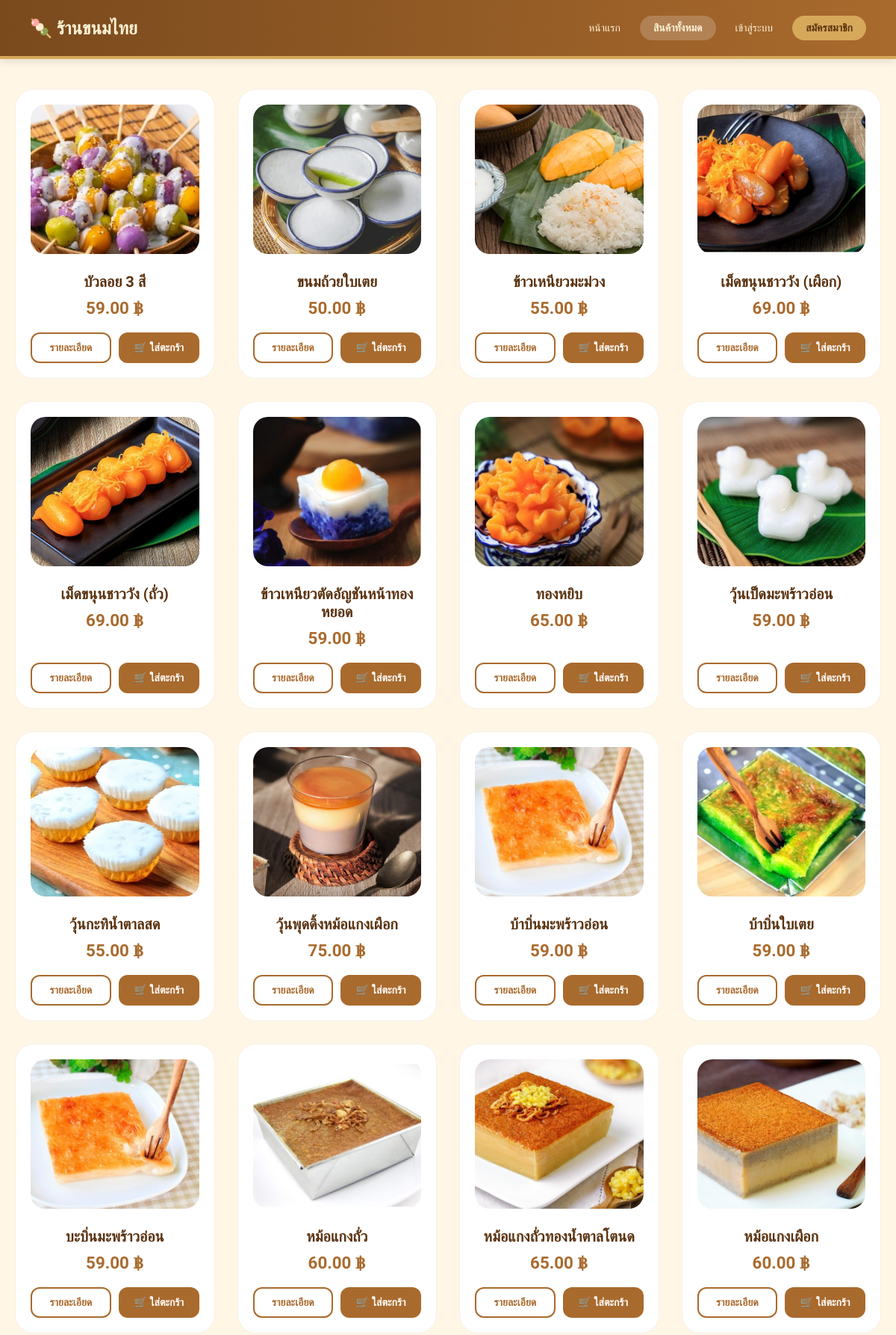
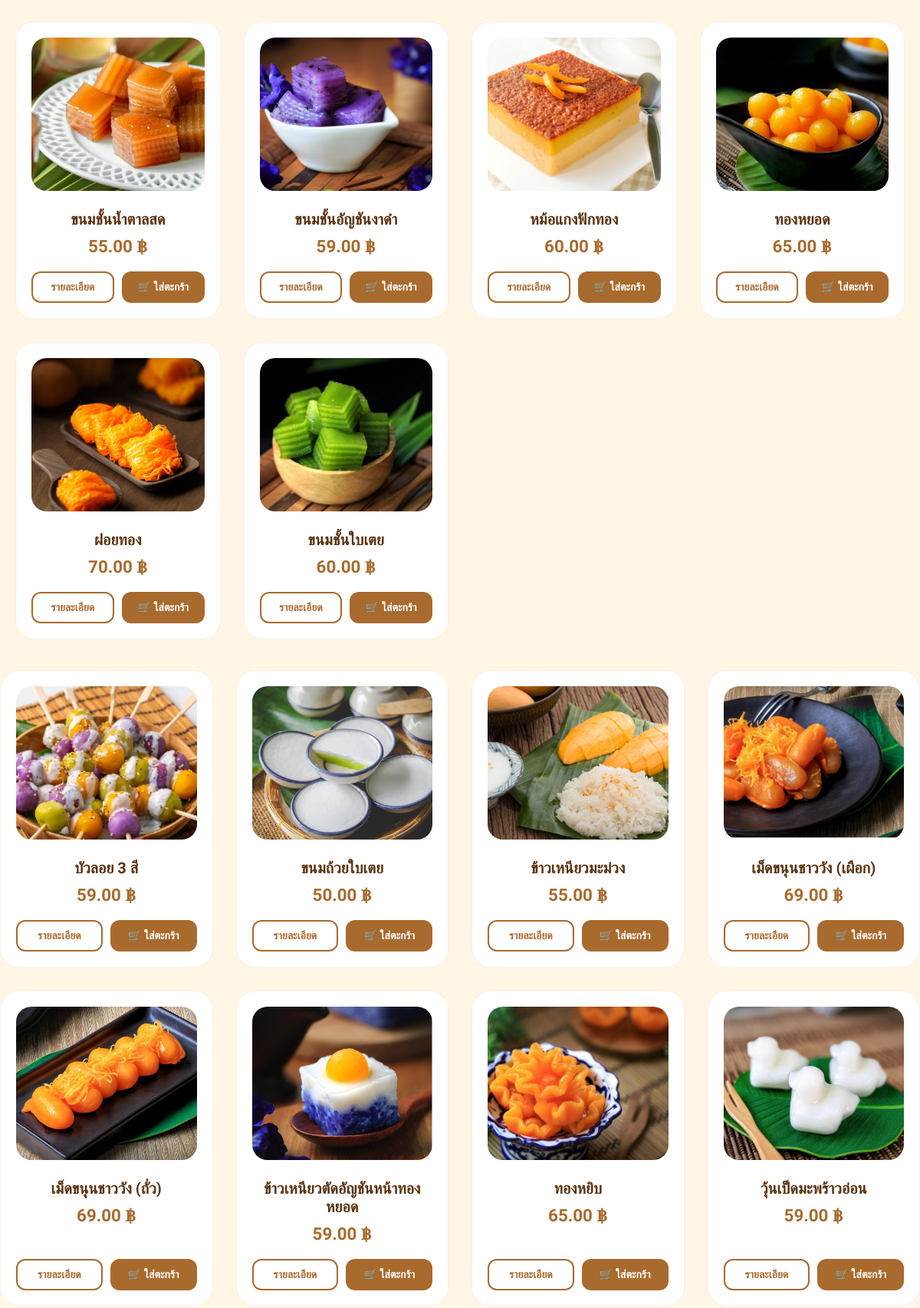
Screenshot of /admin/admin_test/products_test.php (upper part) with the database file from the repository (2 pictures, top to bottom).
### tables this page shows
CREATE TABLE `products` (
  `id` int(11) NOT NULL,
  `name` varchar(100) NOT NULL,
  `price` decimal(10,2) NOT NULL,
  `detail` text DEFAULT NULL,
  `image` varchar(255) DEFAULT NULL,
  `created_at` timestamp NOT NULL DEFAULT current_timestamp(),
  `description` text DEFAULT NULL
);

### admin/admin_test/products_test.php (the view, shortened to what this page needs)
<?php
require_once "db.php";
$user_data = null;
$cart_count = 0;
$search = $_GET['search'] ?? '';
try {
    if ($search != '') {
        $stmt = $pdo->prepare("SELECT * FROM products WHERE name LIKE ? ORDER BY created_at DESC");
        $stmt->execute(["%$search%"]);
    } else {
        $stmt = $pdo->prepare("SELECT * FROM products ORDER BY created_at DESC");
        $stmt->execute();
    }
    $products = $stmt->fetchAll(PDO::FETCH_ASSOC);
} catch (PDOException $e) {
    $products = [];
}
?>
<!DOCTYPE html>
<html lang="th">
<head>
</head>
<body>
<header class="navbar">
    <a href="index_test.php" class="logo">🍡 ร้านขนมไทย</a>
    <nav>
        <a href="index_test.php">หน้าแรก</a>
        <a href="products_test.php" class="nav-active">สินค้าทั้งหมด</a>
        <?php if(isset($_SESSION['user_id'])): ?>
            <a href="cart_test.php" class="cart-link">
                🛒 ตะกร้า
                <?php if ($cart_count > 0): ?>
                    <span class="cart-badge" id="cart-count-badge"><?= $cart_count ?></span>
                <?php endif; ?>
            </a>
            <div class="user-menu-container">
                <div class="user-trigger" id="userBtn">
                    <?php if (!empty($user_data['profile_img'])): ?>
                        <img src="../../uploads/<?= htmlspecialchars($user_data['profile_img']) ?>" class="user-avatar-nav">
                    <?php else: ?>
                        <div class="user-avatar-initial"><?= mb_substr(htmlspecialchars($user_data['username']), 0, 1) ?></div>
                    <?php endif; ?>
                    <span><?= htmlspecialchars($user_data['username']) ?> ▾</span>
                </div>
                <div class="dropdown-content" id="userDropdown">
                    <a href="my_orders_test.php">📦 คำสั่งซื้อของฉัน</a>
                    <a href="profile_test.php">👤 ข้อมูลส่วนตัว</a>
                    <?php if(isset($_SESSION['role']) && $_SESSION['role'] === 'admin'): ?>
                        <a href="../index_admin.php" style="color: #a96a2d !important; font-weight: bold;">🛠️ แผงควบคุม Admin</a>
                    <?php endif; ?>
                    <a href="../../logout.php" style="color: #c0392b !important; font-weight: bold;">🚪 ออกจากระบบ</a>
                </div>
            </div>
        <?php else: ?>
            <a href="../../login.php">เข้าสู่ระบบ</a>
            <a href="../../register.php" style="background: #d6a85a; color: #5a320f; font-weight: bold;">สมัครสมาชิก</a>
        <?php endif; ?>
    </nav>
</header>
<div class="container">
    <div class="product-grid">
        <?php if (!empty($products)): ?>
            <?php foreach ($products as $p): ?>
                <div class="product-card">
                    <div class="img-wrapper">
                        <?php
                            $img_path = "../../assets/images/";
                            $img = (!empty($p['image']) && file_exists($img_path . $p['image']))
                                   ? $img_path . $p['image']
                                   : $img_path . "no-image.png";
                        ?>
                        <img src="<?= htmlspecialchars($img) ?>" alt="<?= htmlspecialchars($p['name']) ?>">
                    </div>
                    <h3><?= htmlspecialchars($p['name']) ?></h3>
                    <div class="price-tag"><?= number_format($p['price'], 2) ?> ฿</div>
                    <div class="btn-group">
                        <a href="product_detail_test.php?id=<?= $p['id'] ?>" class="btn-info">รายละเอียด</a>
                        <button type="button" class="btn-add"
                                onclick="addToCart(<?= $p['id'] ?>, '<?= addslashes(htmlspecialchars($p['name'])) ?>', <?= $p['price'] ?>)">
                            🛒 ใส่ตะกร้า
                        </button>
                    </div>
                </div>
            <?php endforeach; ?>
        <?php endif; ?>
    </div>
</div>
    <div class="product-grid">
        <?php if (!empty($products)): ?>
            <?php foreach ($products as $p): ?>
                <div class="product-card">
                    <div class="img-wrapper">
                        <?php
                            $img = (!empty($p['image']) && file_exists("../../assets/images/" . $p['image']))
                                   ? "../../assets/images/" . $p['image']
                                   : "../../assets/images/no-image.png";
                        ?>
                        <img src="<?= htmlspecialchars($img) ?>" alt="<?= htmlspecialchars($p['name']) ?>">
                    </div>
                    <h3><?= htmlspecialchars($p['name']) ?></h3>
                    <div class="price-tag"><?= number_format($p['price'], 2) ?> ฿</div>
                    <div class="btn-group">
                        <a href="product_detail.php?id=<?= $p['id'] ?>" class="btn-info">รายละเอียด</a>
                        <button type="button" class="btn-add"
                                onclick="addToCart(<?= $p['id'] ?>, '<?= addslashes(htmlspecialchars($p['name'])) ?>', <?= $p['price'] ?>)">
                            🛒 ใส่ตะกร้า
                        </button>
                    </div>
                </div>
            <?php endforeach; ?>
        <?php endif; ?>
    </div>
</body>
</html>

### admin/admin_test/products_test.php (style rules this page uses)
body { margin: 0; font-family: 'Sarabun', sans-serif; background: #fff6e5; color: #5a320f; }
.navbar { display: flex; justify-content: space-between; align-items: center; padding: 0 40px; height: 75px; background: linear-gradient(90deg, #7a4a1d, #a96a2d); border-bottom: 4px solid #d6a85a; position: sticky; top: 0; z-index: 1000; box-shadow: 0 4px 10px rgba(0,0,0,0.1); }
.navbar .logo { font-size: 24px; font-weight: bold; color: #fff3d6; text-decoration: none; }
.navbar nav { display: flex; align-items: center; gap: 8px; }
.navbar nav a { text-decoration: none; color: #fff3d6; padding: 8px 18px; border-radius: 25px; transition: 0.3s; font-size: 14px; }
.nav-active { background: rgba(255, 255, 255, 0.2) !important; font-weight: 600; }
.container { max-width: 1200px; margin: 40px auto; padding: 0 20px; }
.product-grid { display: grid; grid-template-columns: repeat(auto-fill, minmax(260px, 1fr)); gap: 30px; }
.product-card { background: white; border-radius: 25px; padding: 20px; text-align: center; transition: 0.3s; border: 1px solid #f9f0e5; display: flex; flex-direction: column; }
.img-wrapper { width: 100%; height: 200px; border-radius: 20px; overflow: hidden; margin-bottom: 15px; }
.product-card img { width: 100%; height: 100%; object-fit: cover; transition: 0.5s; }
.product-card h3 { margin: 10px 0; font-size: 1.25rem; color: #5a320f; }
.price-tag { font-size: 1.4rem; font-weight: bold; color: #a96a2d; margin-bottom: 20px; }
.btn-group { display: grid; grid-template-columns: 1fr 1fr; gap: 10px; margin-top: auto; }
.btn-info { text-decoration: none; padding: 10px; background: #fff; color: #a96a2d; border: 2px solid #a96a2d; border-radius: 12px; font-weight: 600; font-size: 14px; }
.btn-add { border: none; padding: 10px; background: #a96a2d; color: white; border-radius: 12px; font-weight: 600; cursor: pointer; font-size: 14px; }

### rows the page displays
products: image (picture), name "บัวลอย 3 สี", price "59.00"
products: image (picture), name "ขนมถ้วยใบเตย", price "50.00"
products: image (picture), name "ข้าวเหนียวมะม่วง", price "55.00"
products: image (picture), name "เม็ดขนุนชาววัง (เผือก)", price "69.00"
products: image (picture), name "เม็ดขนุนชาววัง (ถั่ว)", price "69.00"
products: image (picture), name "ข้าวเหนียวตัดอัญชันหน้าทองหยอด", price "59.00"
products: image (picture), name "ทองหยิบ", price "65.00"
products: image (picture), name "วุ้นเป็ดมะพร้าวอ่อน", price "59.00"
products: image (picture), name "วุ้นกะทิน้ำตาลสด", price "55.00"
products: image (picture), name "วุ้นพุดดิ้งหม้อแกงเผือก", price "75.00"
products: image (picture), name "บ้าบิ่นมะพร้าวอ่อน", price "59.00"
products: image (picture), name "บ้าบิ่นใบเตย", price "59.00"
products: image (picture), name "บะบิ่นมะพร้าวอ่อน", price "59.00"
products: image (picture), name "หม้อแกงถั่ว", price "60.00"
products: image (picture), name "หม้อแกงถั่วทองน้ำตาลโตนด", price "65.00"
products: image (picture), name "หม้อแกงเผือก", price "60.00"
products: image (picture), name "ขนมชั้นน้ำตาลสด", price "55.00"
products: image (picture), name "ขนมชั้นอัญชันงาดำ", price "59.00"
products: image (picture), name "หม้อแกงฟักทอง", price "60.00"
products: image (picture), name "ทองหยอด", price "65.00"
products: image (picture), name "ฝอยทอง", price "70.00"
products: image (picture), name "ขนมชั้นใบเตย", price "60.00"
